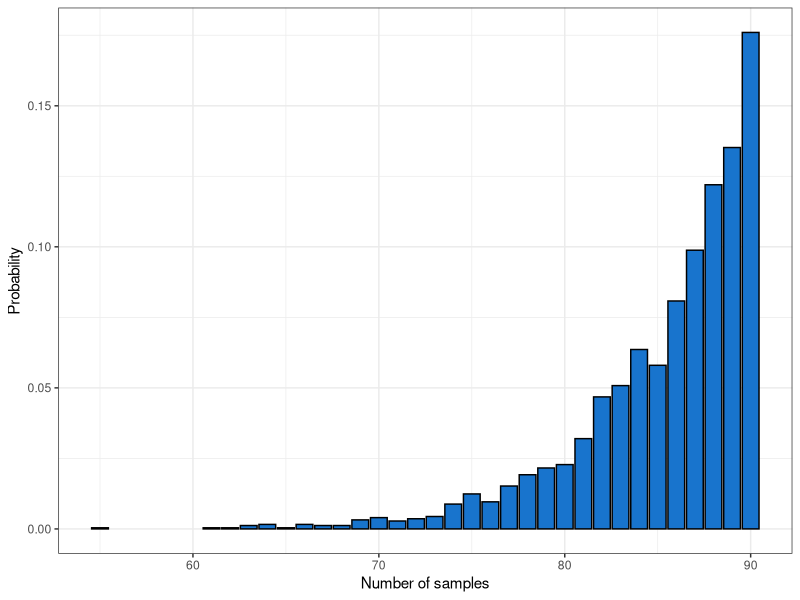
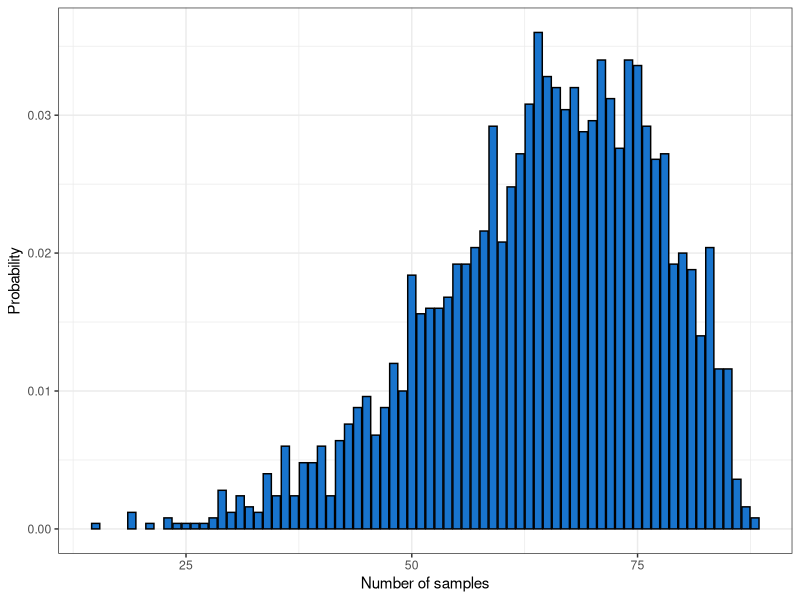
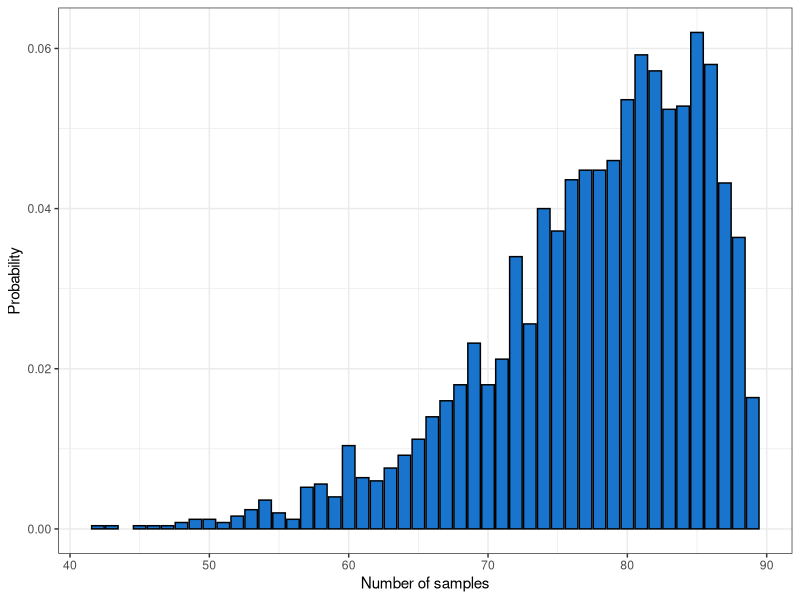

These charts were generated, in order, by the following R code:
library(ggplot2)
library(dplyr)
library(magrittr)
ggplot2::theme_set(ggplot2::theme_bw())

# Generate bankoplate
generateBankoPlate <- function(){
  # Generate 27 numbers three within each group of tens
  card <- sort(
    sapply(
    split(1:90, cut(1:90,9)),sample,3
    )
    )
  dim(card) <- c(3,9)
  
  # Remove vals so we have a valid banko card
  # First row
  firstRemoveIdx <- sample(1:9, size = 4)
  card[1, firstRemoveIdx] <- NA
  # Second row
  secondRemoveIdx <- sample(1:9, size = 4)
  card[2, secondRemoveIdx] <- NA
  # Third row - make sure that there are atleast one value in each tens
  thirdRemoveIdx <- sample(dplyr::setdiff(1:9, dplyr::intersect(firstRemoveIdx, secondRemoveIdx)), size = 4)
  card[3, thirdRemoveIdx] <- NA
  card
}

simulateBingo <- function(N){
# Initialize vector with information about the filling of rows
numForFirst <- numeric(N) # When have one row been filled
numForSecond <- numeric(N) # When are two rows filled
numForBingo <- numeric(N) # When are all three rows filled

# Initialtize tibble for storing information about match between rows
#and draws along with the index of each draw

matchTibble <- tibble(drawNum = 1:90,
                      matchRowOne = logical(length = 90),
                      matchRowTwo = logical(length = 90),
                      matchRowThree = logical(length = 90))

for (i in 1:N){
# Generate banko plate
plate <- generateBankoPlate()
# Generate draws
draws <- sample(1:90, 90, replace = FALSE)

# Vectorized search over each row - save in matchtibble
matchTibble$matchRowOne <- (draws %in% plate[1, ])
matchTibble$matchRowTwo <- (draws %in% plate[2, ])
matchTibble$matchRowThree <- (draws %in% plate[3, ])

# Find latest value that has a match for each row
numForRowOne <- matchTibble %>% filter(matchRowOne == TRUE) %>% .$drawNum %>% tail(n = 1)
numForRowTwo <- matchTibble %>% filter(matchRowTwo == TRUE) %>% .$drawNum %>% tail(n = 1)
numForRowThree <- matchTibble %>% filter(matchRowThree == TRUE) %>% .$drawNum %>% tail(n = 1)

# Collect the indices
idxOfRow <- c(numForRowOne, numForRowTwo, numForRowThree)

# Find the index for when the last and first row was found
# and then use that to find out when the second was found
numForBingo[i] <- max(idxOfRow)
numForFirst[i] <- min(idxOfRow)
numForSecond[i] <- setdiff(idxOfRow, c(numForBingo[i], numForFirst[i]))
}
# Gather information from numerical vectors in tibble
tibble(oneRow = numForFirst, twoRows = numForSecond, bingo = numForBingo)
}

result <- simulateBingo(2500)

# Bingo distribution and mean
ggplot(result, aes(x = bingo)) +
  geom_bar(aes(y=..count../sum(..count..)), fill = "dodgerblue3", col = "black") +
  xlab("Number of samples") + ylab("Probability")

mean(result$bingo)

# First row distribution and mean
ggplot(result, aes(x = oneRow)) +
  geom_bar(aes(y=..count../sum(..count..)), fill = "dodgerblue3", col = "black") +
  xlab("Number of samples") + ylab("Probability")

mean(result$oneRow)

# Second row distribution and mean
ggplot(result, aes(x = twoRows)) +
  geom_bar(aes(y=..count../sum(..count..)), fill = "dodgerblue3", col = "black") +
  xlab("Number of samples") + ylab("Probability")

mean(result$twoRows)

